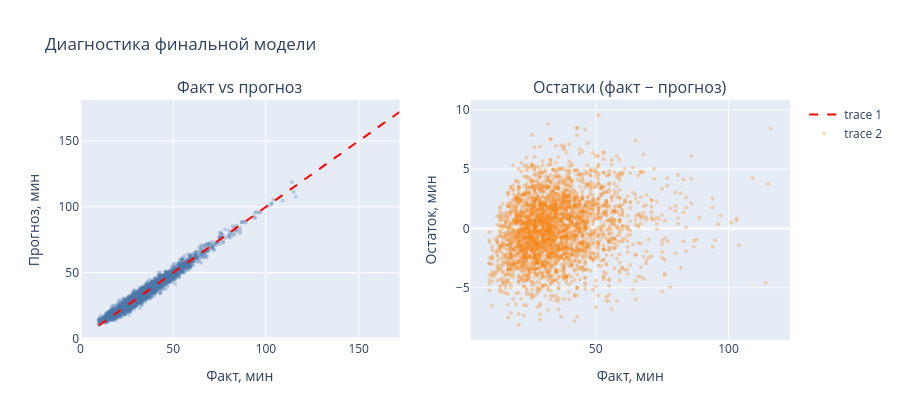

Notebook code for this chart:
### Markdown cell above
## 10. Финальная оценка на holdout

Лучшую модель по CV обучаем на всём train и оцениваем **единожды** на отложенном test — это честная оценка генерализации, не участвовавшая в выборе модели.

### Code cell
from sklearn.metrics import mean_absolute_error, root_mean_squared_error, r2_score
from sklearn.inspection import permutation_importance

final_pipe = opt_pipe
final_pipe.fit(X_train, y_train)
y_pred = final_pipe.predict(X_test)

print('=== Финальная модель (HGB, Optuna) на holdout ===')
print('MAE :', round(mean_absolute_error(y_test, y_pred), 3), 'мин')
print('RMSE:', round(root_mean_squared_error(y_test, y_pred), 3), 'мин')
print('R2  :', round(r2_score(y_test, y_pred), 4))
print()
# Сравнение с прогнозом платформы на том же holdout
est_test = d.loc[X_test.index, 'estimated_delivery_time_minutes']
print('Прогноз платформы на том же holdout:')
print('MAE :', round(mean_absolute_error(y_test, est_test), 3), 'мин')
print('RMSE:', round(root_mean_squared_error(y_test, est_test), 3), 'мин')
print('R2  :', round(r2_score(y_test, est_test), 4))

resid = y_test - y_pred
print()
print('Квантили |ошибки| нашей модели: 90% =', round(resid.abs().quantile(0.9), 2),
      ' 95% =', round(resid.abs().quantile(0.95), 2), 'мин')

# Диагностика: факт vs прогноз и остатки
fig = make_subplots(rows=1, cols=2, subplot_titles=(
    'Факт vs прогноз', 'Остатки (факт − прогноз)'))
idx = np.random.RandomState(RANDOM_STATE).choice(len(y_test), 3000, replace=False)
fig.add_trace(go.Scatter(x=y_test.values[idx], y=y_pred[idx], mode='markers',
                         marker=dict(size=4, opacity=0.3, color='#4c78a8'),
                         showlegend=False), row=1, col=1)
lim = [y_test.min(), y_test.max()]
fig.add_trace(go.Scatter(x=lim, y=lim, mode='lines', line=dict(color='red', dash='dash'),
                         showlegend=True), row=1, col=1)
fig.add_trace(go.Scatter(x=y_test.values[idx], y=resid.values[idx], mode='markers',
                         marker=dict(size=4, opacity=0.3, color='#f58518'),
                         showlegend=True), row=1, col=2)
fig.update_xaxes(title='Факт, мин', row=1, col=1)
fig.update_yaxes(title='Прогноз, мин', row=1, col=1)
fig.update_xaxes(title='Факт, мин', row=1, col=2)
fig.update_yaxes(title='Остаток, мин', row=1, col=2)
fig.update_layout(height=420, title='Диагностика финальной модели')
fig.show()

### Figure 1 — Plotly figure (JSON) as saved in the notebook; plotly's stock layout.template omitted (floating-point values rounded to 4 significant figures; data arrays with more than 128 entries replaced by an {"elided": "..."} marker saying what was removed)
{"data": [{"marker": {"color": "#4c78a8", "opacity": 0.3, "size": 4}, "mode": "markers", "showlegend": false, "type": "scatter", "x": {"elided": "3000 float values"}, "xaxis": "x", "y": {"elided": "3000 float values"}, "yaxis": "y"}, {"line": {"color": "red", "dash": "dash"}, "mode": "lines", "showlegend": true, "type": "scatter", "x": [10, 172], "xaxis": "x", "y": [10, 172], "yaxis": "y"}, {"marker": {"color": "#f58518", "opacity": 0.3, "size": 4}, "mode": "markers", "showlegend": true, "type": "scatter", "x": {"elided": "3000 float values"}, "xaxis": "x2", "y": {"elided": "3000 float values"}, "yaxis": "y2"}], "layout": {"annotations": [{"font": {"size": 16}, "showarrow": false, "text": "Факт vs прогноз", "x": 0.225, "xanchor": "center", "xref": "paper", "y": 1, "yanchor": "bottom", "yref": "paper"}, {"font": {"size": 16}, "showarrow": false, "text": "Остатки (факт − прогноз)", "x": 0.775, "xanchor": "center", "xref": "paper", "y": 1, "yanchor": "bottom", "yref": "paper"}], "height": 420, "title": {"text": "Диагностика финальной модели"}, "xaxis": {"anchor": "y", "domain": [0, 0.45], "title": {"text": "Факт, мин"}}, "xaxis2": {"anchor": "y2", "domain": [0.55, 1], "title": {"text": "Факт, мин"}}, "yaxis": {"anchor": "x", "domain": [0, 1], "title": {"text": "Прогноз, мин"}}, "yaxis2": {"anchor": "x2", "domain": [0, 1], "title": {"text": "Остаток, мин"}}}}
